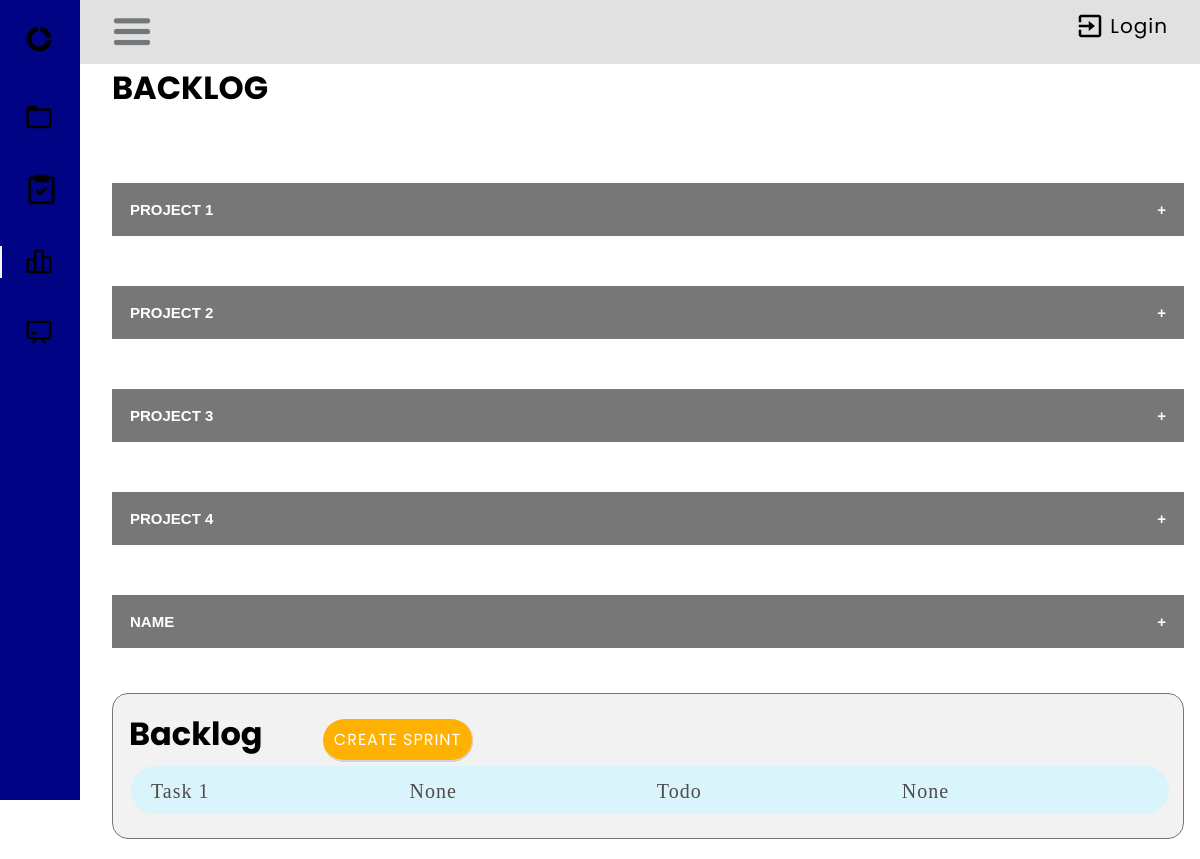
Before: /sprint/ with the older database file.
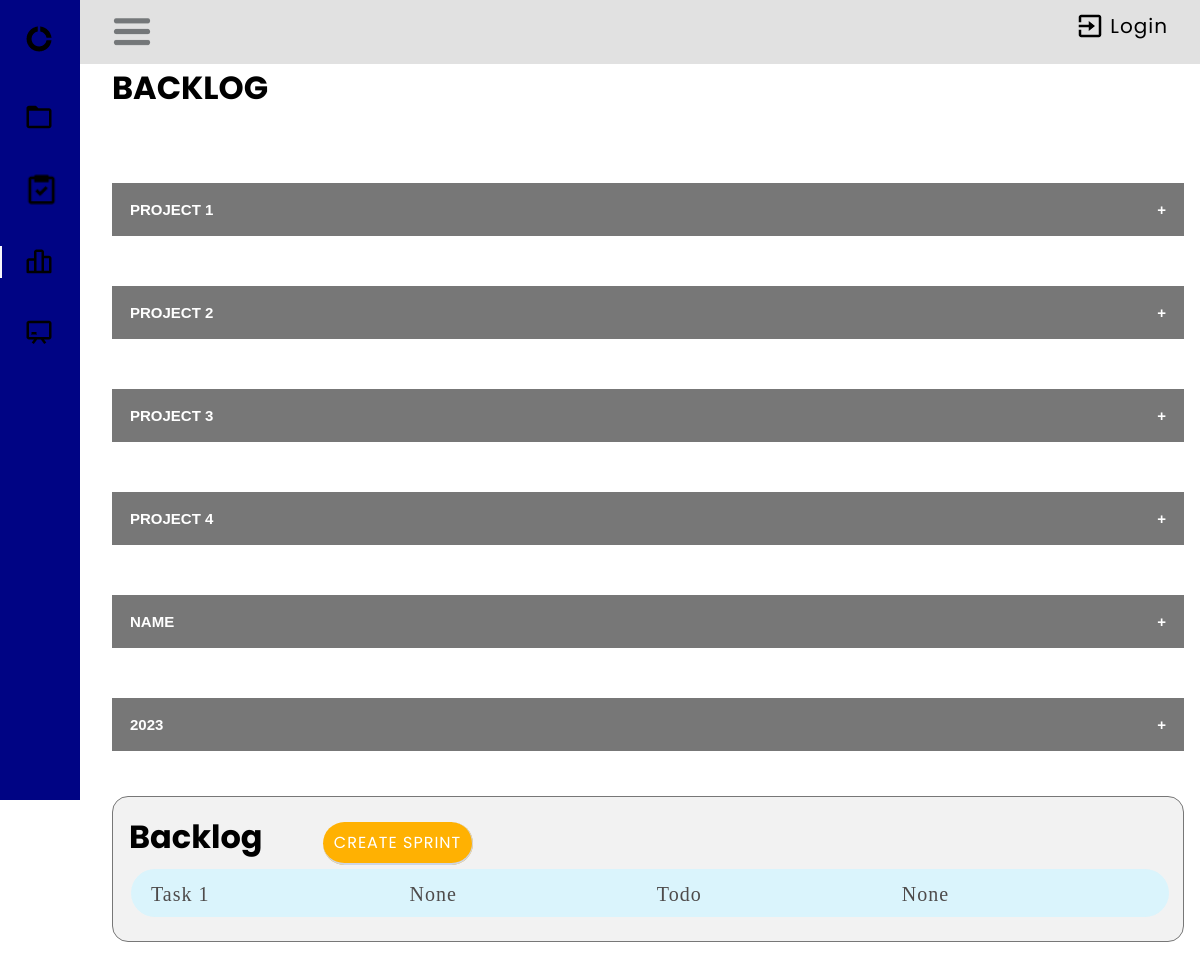
After: the same page with the newer database file.
### taskManager/models.py (models this page shows, shortened)
class Project(models.Model):
    name = models.CharField(max_length=50)
    start = models.DateTimeField(auto_now_add=True)

class Task(models.Model):
    STATUS_CHOICES = (
        ('Todo', 'Todo'),
    ('Progress', 'Progress'),
    ('Review', 'Review'),
    ('Done', 'Done'),
    )
    user = models.ForeignKey(User, on_delete=models.CASCADE, null=True, blank=False)
    title = models.CharField(max_length=200)
    description = models.TextField(null=True, blank=True)
    complete = models.BooleanField(default=False)
    created = models.DateTimeField(auto_now_add=True)
    sprint = models.ForeignKey(Sprint, on_delete=models.CASCADE, blank=True, null=True)
    status = models.CharField(max_length=30, choices=STATUS_CHOICES)
    subtask = models.ForeignKey('self',on_delete=models.CASCADE, null=True, blank=True)
    def __str__(self):
        return self.title
    class Meta:
        ordering = ['title']

### taskManager/view/sprint/views.py (the view)
# urls.py: path('sprint/', SprintListView.as_view(), name='sprint_list'),
class SprintListView(ListView):
    model = Sprint
    context_object_name = 'sprint'
    template_name = "sprint/sprint_list.html"
    def get_context_data(self, **kwargs):
        context = super(SprintListView, self).get_context_data(**kwargs)
        context['projects'] = Project.objects.all()
        context['sprints'] = Sprint.objects.all()
        context['tasks'] = Task.objects.all()
        return context

### taskManager/models.py (called while the page is built)
    def __str__(self):
        return self.name or ('Sprint ending %s') % self.end

### taskManager/templates/sprint/sprint_list.html (shortened to what this page needs)
{% load crispy_forms_tags %}
{% block content %}
{% load static %}
<div class="header-bar">
    <div>
        <link rel="stylesheet" href="{% static 'css/home.css' %}">
        <link rel="stylesheet" href="{% static 'css/task.css' %}">
        <link rel="stylesheet" href="{% static 'css/task_detail.css' %}">
        <link rel="stylesheet" href="{% static 'css/sprint_list.css' %}">
        <h1>BACKLOG</h1>
        </div>
    </div>
<div id="body-pd">
    <header class="header" id="header">
        <div class="header_toggle">
            <img class="bx bx-menu" id="header-toggle" width="40px" src="/static/images/burger-menu.jpg" alt="burger menu">
        <div class="header-logout">
            <img class="exit-icon" src="/static/images/exit.png" alt="burger menu">
            {% if request.user.is_authenticated %}
                <a class="header-text" href="{% url 'user_logout' %}">Logout</a>
            {% else %}
                <a class="header-text" href="{% url 'user_login' %}">Login</a>
            {% endif %}
        </div>
    </div>
    </header>
    <div class="l-navbar" id="nav-bar">
        <nav class="nav">
            <div>
                <a href="#" class="nav_logo">
                    <img class="bx bx-menu" id="header-toggle" width="30px" src="/static/images/app-icon.png" alt="burger menu">
                </a>
                <div class="nav_list">
                     <a href="{% url 'project_list' %}" class="nav_link">
                        <img width="30px" src="/static/images/folder-icon.png" alt="burger menu">
                    </a>
                    <a href="{% url 'tasks' %}" class="nav_link">
                        <img width="35px" src="/static/images/task-icon.png" alt="burger menu">
                    </a>
                    <a href="{% url 'sprint_list' %}" class="nav_link active">
                        <img width="30px" src="/static/images/backlog-icon.png" alt="burger menu">
                    </a>
                    <a href="{% url 'board' %}" class="nav_link">
                        <img width="30px" src="/static/images/board-icon.png" alt="burger menu">
                    </a>
                </div>
            </div>
        </nav>
    </div>
</div>
<body>
    {% for project in projects %}
        <br />
        <div>
            <button type="button" class="collapsible">{{project.name}}</button>
             <br />
            <br />
        </div>
    {% endfor %}
    <div class="background-sprint">
        <span class="sprint-title">Backlog</span>
        <a class="btn" style="font-size: 1rem;" href="{% url 'sprint_form' %}"> Create Sprint </a>
        {% for task in tasks %}
            {% if task.sprint.name is none %}
                <div class="task-container">
                    <a href="{% url 'task' task.pk %}">
                        <div class="row-container">
                            <div class="row-style"> {{task.title}}</div>
                            <div class="row-style"> {{task.sprint}}</div>
                            <div class="row-style status-style">{{task.status}}</div>
                            <div class="row-style"> {{task.subtask}}</div>
                        </div>
                    </a>
                </div>
            {% endif %}
        {% endfor %}
    </div>
</body>
{% endblock content %}

Changed rows visible on the page:
added Project: name "2023"
